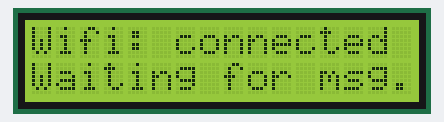
Recording of a sketch running on a simulated Arduino MKR. Parts: 16×2 character LCD. WiFi joins after 1.5 s; servers stay silent unless stated; the Firebase database answers and starts empty; what the sketch prints to the serial monitor is not drawn.

Above: at 3.0 s.

The sketch:

arduino-realtime-db-test3.ino
```cpp
#include <Firebase_Arduino_WiFiNINA.h>
#include <Wire.h>
#include <LiquidCrystal_I2C.h>


#define FIREBASE_HOST "arduino-wi-fi-xmas-tree-db-default-rtdb.europe-west1.firebasedatabase.app"
#define FIREBASE_AUTH "WCkUg3iFB4NRbBHg2IXc0bsosgHo5kM5bXmUvZie"
#define WIFI_SSID "iPhone van Cesar"
#define WIFI_PASSWORD "not so safe 123"


String treeId = "/Rudolph-A3EpYEF7zU";
String jsonStr;
String previousMessage;
String mode;

// led mapping
int A[] = {242, 241, 224, 225, 226, 227, 228, 202, 203, 240, 243, 223, 221, 222, 207, 208, 209, 210, 211, 179, 180, 181, 165, 166, 167, 131, 132, 133, 134, 164, 163, 135, 136, 162, 161, 160, 159, 158, 157, 156, 190, 200, 201, 204, 188, 189, 141, 142, 140, 139, 138, 137, 106, 104, 105, 85, 86, 113, 114, 115, 75, 76, 77, 53, 54, 55, 84, 46, 45, 44};
int B[] = {246, 220, 221, 245, 244, 243, 223, 222, 224, 242, 241, 225, 226, 227, 240, 239, 238, 237, 228, 229, 230, 231, 199, 200, 201, 189, 190, 156, 157, 158, 159, 160, 161, 162, 163, 164, 165, 181, 209, 210, 180, 182, 208, 183, 184, 185, 186, 187, 188, 143, 142, 141, 105, 104, 103, 87, 86, 85, 45, 84, 46, 83, 47, 48, 82, 166, 132, 133, 134, 112, 113, 114, 76, 77, 78, 79, 80, 81, 49, 50, 51, 52, 53, 54};
int C[] = {238, 239, 227, 228, 229, 230, 200, 201, 202, 240, 241, 242, 243, 244, 222, 223, 224, 225, 226, 221, 220, 219, 211, 210, 209, 181, 180, 179, 167, 166, 165, 133, 132, 131, 115, 114, 113, 77, 76, 75, 78, 79, 80, 81, 82, 83, 84, 85, 86, 104, 105, 106, 46, 47, 48, 49, 50, 51, 52, 53};
int D[] = {246, 245, 244, 243, 242, 241, 240, 239, 238, 228, 229, 227, 226, 225, 224, 223, 222, 221, 220, 210, 209, 208, 182, 181, 180, 166, 165, 164, 134, 133, 132, 114, 113, 112, 78, 77, 76, 54, 53, 52, 51, 79, 80, 81, 82, 49, 50, 48, 47, 83, 46, 84, 85, 86, 230, 231, 199, 200, 201, 189, 190, 191, 155, 156, 157, 141, 142, 143, 103, 104, 105};
int E[] = {236, 237, 238, 239, 240, 241, 242, 243, 244, 245, 246, 247, 219, 220, 221, 222, 223, 224, 225, 226, 227, 228, 229, 230, 211, 210, 209, 179, 180, 181, 167, 166, 165, 164, 163, 162, 161, 160, 159, 131, 132, 133, 115, 114, 113, 75, 76, 77, 55, 54, 53, 52, 51, 50, 49, 48, 47, 46, 45, 44, 78, 79, 80, 81, 82, 83, 84, 85, 86, 182, 183, 184, 185, 186, 187, 188, 158};
int F[] = {247, 246, 245, 244, 243, 242, 241, 240, 239, 238, 237, 236, 219, 220, 221, 222, 223, 224, 225, 226, 227, 228, 229, 230, 211, 210, 209, 179, 180, 181, 182, 183, 184, 185, 186, 187, 167, 166, 165, 164, 163, 162, 161, 160, 159, 131, 132, 133, 115, 114, 113, 75, 76, 77, 55, 54, 53};
int G[] = {245, 244, 243, 242, 241, 240, 239, 219, 220, 221, 222, 223, 224, 225, 226, 227, 228, 229, 211, 210, 209, 203, 202, 201, 179, 180, 181, 167, 166, 165, 162, 161, 160, 159, 158, 157, 131, 132, 133, 136, 137, 138, 139, 140, 141, 115, 114, 113, 107, 106, 105, 75, 76, 77, 78, 79, 80, 81, 82, 83, 84, 85, 53, 52, 51, 50, 49, 48, 47};
int H[] = {247, 246, 245, 238, 237, 236, 219, 220, 221, 228, 229, 230, 211, 210, 209, 202, 201, 200, 179, 180, 181, 182, 183, 184, 185, 186, 187, 188, 189, 190, 167, 166, 165, 164, 163, 162, 161, 160, 159, 158, 157, 156, 140, 141, 142, 106, 105, 104, 84, 85, 86, 46, 45, 44, 131, 132, 133, 115, 114, 113, 75, 76, 77, 55, 54, 53};
int I[] = {247, 246, 245, 244, 243, 242, 241, 240, 239, 238, 237, 236, 219, 220, 221, 222, 223, 224, 225, 226, 227, 228, 229, 230, 206, 205, 204, 184, 185, 186, 162, 161, 160, 136, 137, 138, 110, 109, 108, 80, 81, 82, 54, 53, 52, 75, 55, 76, 77, 78, 79, 51, 50, 49, 48, 83, 84, 85, 86, 47, 46, 45, 44};
int J[] = {239, 238, 237, 227, 228, 229, 203, 202, 201, 187, 188, 189, 159, 158, 157, 139, 140, 141, 107, 106, 105, 83, 130, 131, 132, 116, 115, 114, 74, 75, 76, 77, 78, 79, 80, 81, 82, 84, 85, 53, 52, 51, 50, 49, 48};
int K[] = {246, 245, 244, 238, 237, 236, 220, 221, 222, 226, 227, 228, 229, 210, 209, 208, 206, 205, 204, 203, 180, 181, 182, 183, 184, 185, 166, 165, 164, 163, 162, 132, 133, 134, 135, 136, 137, 114, 113, 112, 110, 109, 108, 107,76,  77, 78, 82, 83, 84, 85, 46, 45, 44, 54, 53, 52};
int L[] = {246, 245, 244, 220, 221, 222, 210, 209, 208, 180, 181, 182, 166, 165, 164, 132, 133, 134, 114, 113, 112, 76, 77, 78, 79, 80, 81, 82, 83, 84, 85, 86, 54, 53, 52, 51, 50, 49, 48, 47, 46, 45, 44};
int M[] = {247, 246, 245, 238, 237, 236, 219, 220, 221, 222, 223, 226, 227, 228, 229, 230, 211, 210, 209, 208, 207, 206, 205, 204, 203, 202, 201, 200, 179, 180, 181, 184, 185, 188, 189, 190, 167, 166, 165, 131, 132, 133, 115, 114, 113, 75, 76, 77, 55, 54, 53, 158, 157, 156, 140, 141, 142, 106, 105, 104, 84, 85, 86, 46, 45, 44};
int N[] = {246, 245, 244, 238, 237, 236, 220, 221, 222, 223, 228, 229, 230, 210, 209, 208, 207, 206, 202, 201, 200, 180, 181, 182, 183, 184, 185, 188, 189, 190, 166, 165, 164, 162, 161, 160, 158, 157, 156, 132, 133, 134, 137, 138, 139, 140, 141, 142, 114, 113, 112, 108, 107, 106, 105, 104, 83, 84, 85, 86, 76, 77, 78, 54, 53, 52, 46, 45, 44};
int O[] = {245, 244, 243, 242, 241, 240, 239, 238, 220, 221, 222, 223, 224, 225, 226, 227, 228, 229, 211, 210, 209, 179, 180, 181, 167, 166, 165, 131, 132, 133, 115, 114, 113, 76, 77, 78, 79, 80, 81, 82, 83, 84, 86, 202, 201, 200, 188, 189, 190, 158, 157, 156, 140, 141, 142, 106, 105, 104, 53, 52, 51, 50, 49, 48, 47};
int P[] = {246, 245, 244, 243, 242, 241, 240, 239, 238, 237, 220, 221, 222, 223, 224, 225, 226, 227, 228, 229, 230, 210, 209, 208, 201, 200, 199, 189, 180, 181, 182, 190, 191, 166, 165, 164, 163, 162, 161, 160, 159, 158, 157, 156, 132, 133, 134, 135, 136, 137, 138, 139, 140, 141, 114, 113, 112, 76, 77, 78, 54, 53, 52};
int Q[] = {245, 244, 243, 242, 241, 240, 239, 238, 220, 221, 222, 223, 224, 225, 226, 227, 228, 229, 211, 210, 209, 179, 180, 181, 202, 201, 200, 188, 189, 190, 158, 157, 156, 167, 166, 165, 131, 132, 133, 140, 141, 142, 115, 114, 113, 76, 77, 78, 79, 80, 81, 82, 83, 84, 85, 106, 105, 104, 53, 52, 51, 50, 49, 48, 47, 46, 45, 86, 44, 107, 108, 109, 110, 137, 136};
int R[] = {246, 245, 244, 243, 242, 241, 240, 239, 238, 237, 220, 221, 222, 223, 224, 225, 226, 227, 228, 229, 230, 210, 209, 208, 201, 200, 199, 180, 181, 182, 189, 190, 166, 165, 164, 163, 162, 161, 160, 159, 158, 157, 132, 133, 134, 137, 138, 139, 114, 113, 112, 107, 106, 105, 76, 77, 78, 85, 86, 87, 54, 53, 52, 45, 44, 43};
int S[] = {245, 244, 243, 242, 241, 240, 239, 238, 220, 221, 222, 223, 224, 225, 226, 227, 228, 229, 211, 210, 209, 180, 181, 202, 201, 200, 188, 189, 190, 182, 183, 184, 185, 164, 163, 162, 161, 160, 159, 138, 139, 140, 141, 106, 105, 104, 84, 85, 86, 131, 132, 133, 115, 114, 113, 76, 77, 78, 79, 80, 81, 82, 83, 53, 52, 51, 50, 49, 48, 47, 46};
int T[] = {247, 246, 245, 244, 243, 242, 241, 240, 239, 238, 237, 236, 219, 220, 221, 222, 223, 224, 225, 226, 227, 228, 229, 230, 207, 206, 205, 204, 183, 184, 185, 186, 163, 162, 161, 160, 135, 136, 137, 138, 111, 110, 109, 108, 79, 80, 81, 82, 51, 50, 49, 48};
int U[] = {247, 246, 245, 219, 220, 221, 211, 210, 209, 179, 180, 181, 167, 166, 165, 131, 132, 133, 115, 114, 113, 76, 77, 78, 79, 80, 81, 82, 83, 84, 85, 86, 52, 51, 50, 49, 48, 47, 46, 112, 238, 237, 236, 228, 229, 230, 202, 201, 200, 188, 189, 190, 158, 157, 156, 140, 141, 142, 106, 105, 104, 107};
int V[] = {247, 246, 245, 238, 237, 236, 219, 220, 221, 228, 229, 230, 211, 210, 209, 202, 201, 200, 179, 180, 181, 167, 166, 165, 188, 189, 190, 158, 157, 156, 131, 132, 133, 140, 141, 142, 114, 113, 112, 111, 108, 107, 106, 105, 77, 78, 79, 80, 81, 82, 83, 84, 51, 50, 49, 48};
int W[] = {247, 246, 245, 219, 220, 221, 238, 237, 236, 228, 229, 230, 211, 210, 209, 202, 201, 200, 179, 180, 181, 188, 189, 190, 167, 166, 165, 158, 157, 156, 131, 132, 133, 140, 141, 142, 136, 137, 115, 114, 113, 112, 111, 110, 109, 108, 107, 106, 105, 104, 75, 76, 77, 78, 83, 84, 85, 86, 55, 54, 53, 46, 45, 44};

int alp[] = {A, B,C, D, E, F, G ,H, I, J, K, L, M, N, O, P, Q, R, S, T, U, V, W};

// LCD pinout
const int  en = 2, rw = 1, rs = 0, d4 = 4, d5 = 5, d6 = 6, d7 = 7, bl = 3;
const int i2c_addr = 0x27;

FirebaseData firebaseData;
LiquidCrystal_I2C lcd(i2c_addr, en, rw, rs, d4, d5, d6, d7, bl, POSITIVE);

void setup() {
  Serial.begin(9600);
  delay(1000);

  lcd.begin(16,2);


  Serial.print("Connecting to WiFi…");
  lcd.setCursor(0,0);
  lcd.print("Wifi: connecting");
  int status = WL_IDLE_STATUS;
  while (status != WL_CONNECTED) {
    status = WiFi.begin(WIFI_SSID, WIFI_PASSWORD);
    Serial.print(".");
    delay(300);
  }
  Serial.print(" IP: ");
  Serial.println(WiFi.localIP());
  lcd.clear();
  lcd.print("Wifi: connected");
  Serial.println();

  Firebase.begin(FIREBASE_HOST, FIREBASE_AUTH, WIFI_SSID, WIFI_PASSWORD);
  Firebase.reconnectWiFi(true);

  lcd.setCursor(0,1);
  lcd.print("Waiting for msg...");

  if (Firebase.getString(firebaseData, treeId + "/message/")) {
    previousMessage = firebaseData.stringData();
    Serial.println(previousMessage);
  }
}

void loop() {
  if (Firebase.getString(firebaseData, treeId + "/mode/")) {
    mode = firebaseData.stringData();
  }

  if (mode == "message"){
     listeningForMessages();
  }


}

void listeningForMessages(){
   if (Firebase.getString(firebaseData, treeId + "/message/")) {
      if (previousMessage != firebaseData.stringData()) {
        mapMessageInLeds(firebaseData.stringData());
        lcd.clear();
        lcd.setCursor(0,0);
        lcd.print("Message:");
        lcd.setCursor(0,1);
        lcd.print(firebaseData.stringData());
      }
    previousMessage = firebaseData.stringData();

  }
 delay(1000);
 }


// wordt getriggered als er een nieuwe message binnenkomt en print het in de Serial monitor
 void mapMessageInLeds(String message){
  Serial.println(message);
  //hello

  //omzetten in char array
  message.toUpperCase();
  int str_len = message.length() + 1;
  char char_array[str_len];

  message.toCharArray(char_array, str_len);


  //Serial.println(char_array);

  for (int i=0; i<str_len; i++) {
      Serial.println(int(char_array[i]));

      int index = int(char_array[i]) - 65;

      Serial.println(alp[index]);


  }


 }
```
